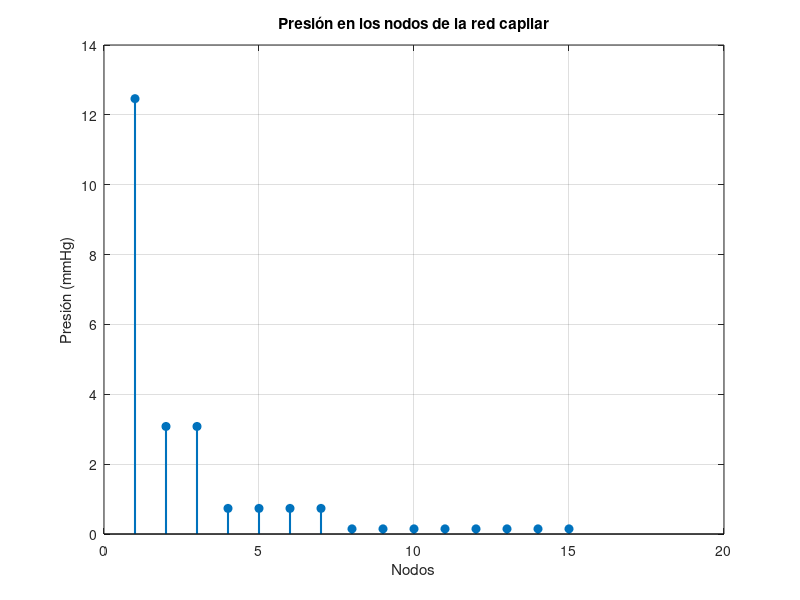

Write the MATLAB code that produced this figure.
% Ejercicio 1: Problema 5.4 (Capillary Networks)
clc;
clear;

% Matriz A (representa la red capilar)
A = [
    -1/4, 1/10, 1/10, 0, 0, 0, 0, 0, 0, 0, 0, 0, 0, 0, 0;
     1/10, -1/2, 0, 1/5, 1/5, 0, 0, 0, 0, 0, 0, 0, 0, 0, 0;
     1/10, 0, -1/2, 0, 0, 1/5, 1/5, 0, 0, 0, 0, 0, 0, 0, 0;
     0, 1/5, 0, -1, 0, 0, 0, 0.4, 0.4, 0, 0, 0, 0, 0, 0;
     0, 1/5, 0, 0, -1, 0, 0, 0, 0, 0.4, 0.4, 0, 0, 0, 0;
     0, 0, 1/5, 0, 0, -1, 0, 0, 0, 0, 0, 0.4, 0.4, 0, 0;
     0, 0, 1/5, 0, 0, 0, -1, 0, 0, 0, 0, 0, 0, 0.4, 0.4;
     0, 0, 0, 0.4, 0, 0, 0, -2, 0, 0, 0, 0, 0, 0, 0;
     0, 0, 0, 0.4, 0, 0, 0, 0, -2, 0, 0, 0, 0, 0, 0;
     0, 0, 0, 0, 0.4, 0, 0, 0, 0, -2, 0, 0, 0, 0, 0;
     0, 0, 0, 0, 0.4, 0, 0, 0, 0, 0, -2, 0, 0, 0, 0;
     0, 0, 0, 0, 0, 0.4, 0, 0, 0, 0, 0, -2, 0, 0, 0;
     0, 0, 0, 0, 0, 0.4, 0, 0, 0, 0, 0, 0, -2, 0, 0;
     0, 0, 0, 0, 0, 0, 0.4, 0, 0, 0, 0, 0, 0, -2, 0;
     0, 0, 0, 0, 0, 0, 0.4, 0, 0, 0, 0, 0, 0, 0, -2
];

% Vector b
b = [-5/2; 0; 0; 0; 0; 0; 0; 0; 0; 0; 0; 0; 0; 0; 0];

% Resolución del sistema Ap = b
p = A\b;

% Resultados
fprintf('Solución del sistema (presiones en los nodos):\n');
disp(p);

% Gráfica de las presiones
figure;
stem(p, 'filled', 'LineWidth', 1.5);
title('Presión en los nodos de la red capilar');
xlabel('Nodos');
ylabel('Presión (mmHg)');
grid on;
